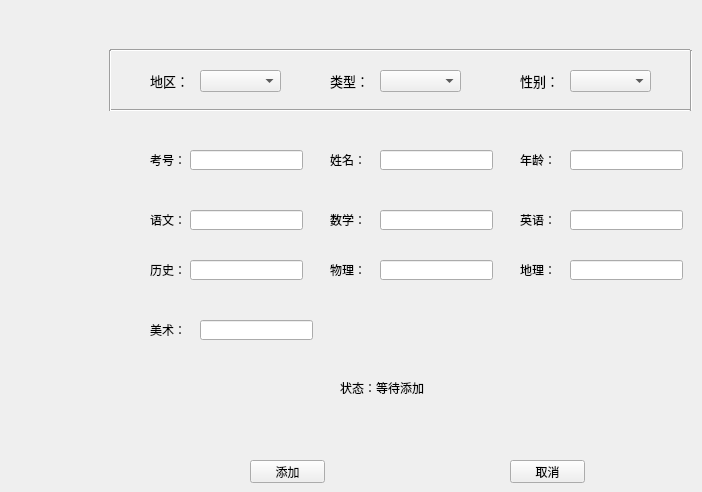
    <widget class="QWidget" name="sinaddpage">
     <widget class="Line" name="line">
      <property name="geometry">
       <rect>
        <x>110</x>
        <y>40</y>
        <width>580</width>
        <height>20</height>
       </rect>
      </property>
      <property name="orientation">
       <enum>Qt::Horizontal</enum>
      </property>
     </widget>
     <widget class="Line" name="line_2">
      <property name="geometry">
       <rect>
        <x>110</x>
        <y>100</y>
        <width>580</width>
        <height>21</height>
       </rect>
      </property>
      <property name="orientation">
       <enum>Qt::Horizontal</enum>
      </property>
     </widget>
     <widget class="QLabel" name="label_2">
      <property name="geometry">
       <rect>
        <x>150</x>
        <y>150</y>
        <width>40</width>
        <height>20</height>
       </rect>
      </property>
      <property name="text">
       <string>考号：</string>
      </property>
     </widget>
     <widget class="QLabel" name="label_3">
      <property name="geometry">
       <rect>
        <x>150</x>
        <y>210</y>
        <width>40</width>
        <height>20</height>
       </rect>
      </property>
      <property name="text">
       <string>语文：</string>
      </property>
     </widget>
     <widget class="QLabel" name="label_4">
      <property name="geometry">
       <rect>
        <x>150</x>
        <y>260</y>
        <width>40</width>
        <height>20</height>
       </rect>
      </property>
      <property name="text">
       <string>历史：</string>
      </property>
     </widget>
     <widget class="QPushButton" name="addBtn">
      <property name="geometry">
       <rect>
        <x>250</x>
        <y>460</y>
        <width>75</width>
        <height>23</height>
       </rect>
      </property>
      <property name="text">
       <string>添加</string>
      </property>
     </widget>
     <widget class="QPushButton" name="cancelBtn">
      <property name="geometry">
       <rect>
        <x>510</x>
        <y>460</y>
        <width>75</width>
        <height>23</height>
       </rect>
      </property>
      <property name="text">
       <string>取消</string>
      </property>
     </widget>
     <widget class="QLabel" name="label_6">
      <property name="geometry">
       <rect>
        <x>330</x>
        <y>150</y>
        <width>40</width>
        <height>20</height>
       </rect>
      </property>
      <property name="text">
       <string>姓名：</string>
      </property>
     </widget>
     <widget class="QLabel" name="label_7">
      <property name="geometry">
       <rect>
        <x>330</x>
        <y>260</y>
        <width>40</width>
        <height>20</height>
       </rect>
      </property>
      <property name="text">
       <string>物理：</string>
      </property>
     </widget>
     <widget class="QLabel" name="label_9">
      <property name="geometry">
       <rect>
        <x>520</x>
        <y>150</y>
        <width>40</width>
        <height>20</height>
       </rect>
      </property>
      <property name="text">
       <string>年龄：</string>
      </property>
     </widget>
     <widget class="QLabel" name="label_10">
      <property name="geometry">
       <rect>
        <x>520</x>
        <y>260</y>
        <width>40</width>
        <height>20</height>
       </rect>
      </property>
      <property name="text">
       <string>地理：</string>
      </property>
     </widget>
     <widget class="Line" name="line_3">
      <property name="geometry">
       <rect>
        <x>100</x>
        <y>50</y>
        <width>20</width>
        <height>61</height>
       </rect>
      </property>
      <property name="orientation">
       <enum>Qt::Vertical</enum>
      </property>
     </widget>
     <widget class="Line" name="line_4">
      <property name="geometry">
       <rect>
        <x>690</x>
        <y>50</y>
        <width>3</width>
        <height>61</height>
       </rect>
      </property>
      <property name="orientation">
       <enum>Qt::Vertical</enum>
      </property>
     </widget>
     <widget class="QWidget" name="gridLayoutWidget">
      <property name="geometry">
       <rect>
        <x>150</x>
        <y>70</y>
        <width>51</width>
        <height>21</height>
       </rect>
      </property>
      <layout class="QGridLayout" name="gridLayout">
       <item row="0" column="0">
        <widget class="QLabel" name="label_5">
         <property name="font">
          <font>
           <family>微软雅黑</family>
           <pointsize>10</pointsize>
          </font>
         </property>
         <property name="text">
          <string>地区：</string>
         </property>
        </widget>
       </item>
      </layout>
     </widget>
     <widget class="QWidget" name="gridLayoutWidget_2">
      <property name="geometry">
       <rect>
        <x>200</x>
        <y>70</y>
        <width>81</width>
        <height>22</height>
       </rect>
      </property>
      <layout class="QGridLayout" name="gridLayout_2">
       <item row="0" column="0">
        <widget class="QComboBox" name="areaBox"/>
       </item>
      </layout>
     </widget>
     <widget class="QWidget" name="gridLayoutWidget_3">
      <property name="geometry">
       <rect>
        <x>330</x>
        <y>70</y>
        <width>51</width>
        <height>21</height>
       </rect>
      </property>
      <layout class="QGridLayout" name="gridLayout_3">
       <item row="0" column="0">
        <widget class="QLabel" name="label_8">
         <property name="font">
          <font>
           <family>微软雅黑</family>
           <pointsize>10</pointsize>
          </font>
         </property>
         <property name="text">
          <string>类型：</string>
         </property>
        </widget>
       </item>
      </layout>
     </widget>
     <widget class="QWidget" name="gridLayoutWidget_4">
      <property name="geometry">
       <rect>
        <x>380</x>
        <y>70</y>
        <width>81</width>
        <height>22</height>
       </rect>
      </property>
      <layout class="QGridLayout" name="gridLayout_4">
       <item row="0" column="0">
        <widget class="QComboBox" name="typeBox"/>
       </item>
      </layout>
     </widget>
     <widget class="QWidget" name="gridLayoutWidget_5">
      <property name="geometry">
       <rect>
        <x>520</x>
        <y>70</y>
        <width>51</width>
        <height>21</height>
       </rect>
      </property>
      <layout class="QGridLayout" name="gridLayout_5">
       <item row="0" column="0">
        <widget class="QLabel" name="label">
         <property name="font">
          <font>
           <family>微软雅黑</family>
           <pointsize>10</pointsize>
          </font>
         </property>
         <property name="text">
          <string>性别：</string>
         </property>
        </widget>
       </item>
      </layout>
     </widget>
     <widget class="QWidget" name="gridLayoutWidget_6">
      <property name="geometry">
       <rect>
        <x>570</x>
        <y>70</y>
        <width>81</width>
        <height>22</height>
       </rect>
      </property>
      <layout class="QGridLayout" name="gridLayout_6">
       <item row="0" column="0">
        <widget class="QComboBox" name="sexBox"/>
       </item>
      </layout>
     </widget>
     <widget class="QLabel" name="label_11">
      <property name="geometry">
       <rect>
        <x>150</x>
        <y>320</y>
        <width>40</width>
        <height>20</height>
       </rect>
      </property>
      <property name="text">
       <string>美术：</string>
      </property>
     </widget>
     <widget class="QLabel" name="label_12">
      <property name="geometry">
       <rect>
        <x>330</x>
        <y>210</y>
        <width>40</width>
        <height>20</height>
       </rect>
      </property>
      <property name="text">
       <string>数学：</string>
      </property>
     </widget>
     <widget class="QLabel" name="label_13">
      <property name="geometry">
       <rect>
        <x>520</x>
        <y>210</y>
        <width>40</width>
        <height>20</height>
       </rect>
      </property>
      <property name="text">
       <string>英语：</string>
      </property>
     </widget>
     <widget class="QLineEdit" name="hisEdit">
      <property name="geometry">
       <rect>
        <x>190</x>
        <y>260</y>
        <width>113</width>
        <height>20</height>
       </rect>
      </property>
     </widget>
     <widget class="QLineEdit" name="phyEdit">
      <property name="geometry">
       <rect>
        <x>380</x>
        <y>260</y>
        <width>113</width>
        <height>20</height>
       </rect>
      </property>
     </widget>
     <widget class="QLineEdit" name="artEdit">
      <property name="geometry">
       <rect>
        <x>200</x>
        <y>320</y>
        <width>113</width>
        <height>20</height>
       </rect>
      </property>
     </widget>
     <widget class="QLineEdit" name="geoEdit">
      <property name="geometry">
       <rect>
        <x>570</x>
        <y>260</y>
        <width>113</width>
        <height>20</height>
       </rect>
      </property>
     </widget>
     <widget class="QLineEdit" name="chnEdit">
      <property name="geometry">
       <rect>
        <x>190</x>
        <y>210</y>
        <width>113</width>
        <height>20</height>
       </rect>
      </property>
     </widget>
     <widget class="QLineEdit" name="numEdit">
      <property name="geometry">
       <rect>
        <x>190</x>
        <y>150</y>
        <width>113</width>
        <height>20</height>
       </rect>
      </property>
     </widget>
     <widget class="QLineEdit" name="nameEdit">
      <property name="geometry">
       <rect>
        <x>380</x>
        <y>150</y>
        <width>113</width>
        <height>20</height>
       </rect>
      </property>
     </widget>
     <widget class="QLineEdit" name="mathEdit">
      <property name="geometry">
       <rect>
        <x>380</x>
        <y>210</y>
        <width>113</width>
        <height>20</height>
       </rect>
      </property>
     </widget>
     <widget class="QLineEdit" name="ageEdit">
      <property name="geometry">
       <rect>
        <x>570</x>
        <y>150</y>
        <width>113</width>
        <height>20</height>
       </rect>
      </property>
     </widget>
     <widget class="QLineEdit" name="engEdit">
      <property name="geometry">
       <rect>
        <x>570</x>
        <y>210</y>
        <width>113</width>
        <height>20</height>
       </rect>
      </property>
     </widget>
     <widget class="QLabel" name="label_15">
      <property name="geometry">
       <rect>
        <x>340</x>
        <y>380</y>
        <width>101</width>
        <height>16</height>
       </rect>
      </property>
      <property name="text">
       <string>状态：等待添加</string>
      </property>
     </widget>
    </widget>
